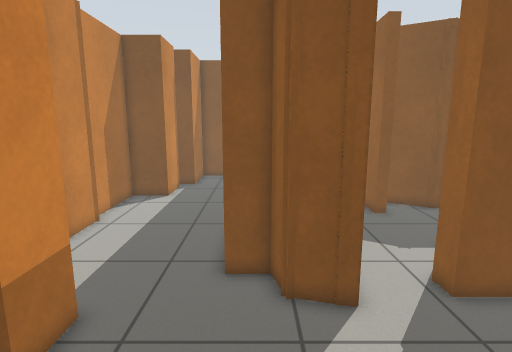
View 1 (above)

20 first-person views from a walk through a Gazebo world. The camera is 1.2 m above the floor, tilts 10° down and sees 80° across. Floor lines are 1 m apart. The floor is counted in squares, 0.25 m on a side. Each view is taken from the middle of a square. On the plan, view 1 faces up. The plan holds only what a view shows up to about 20 squares ahead; the rest is blank.

View 2
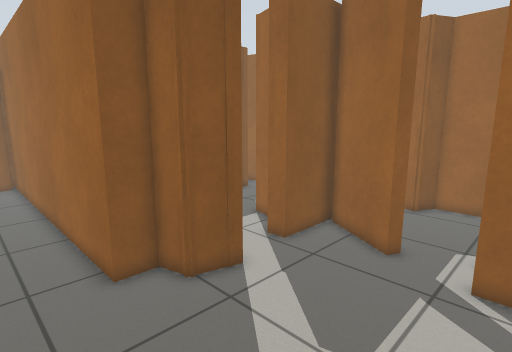

View 3
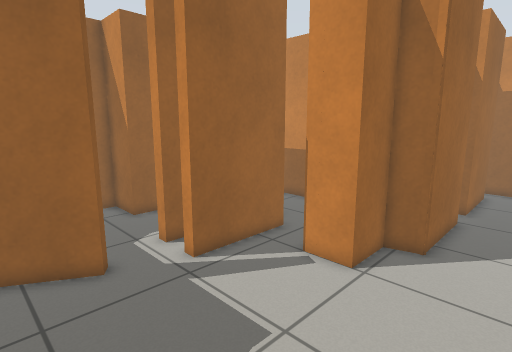

View 4
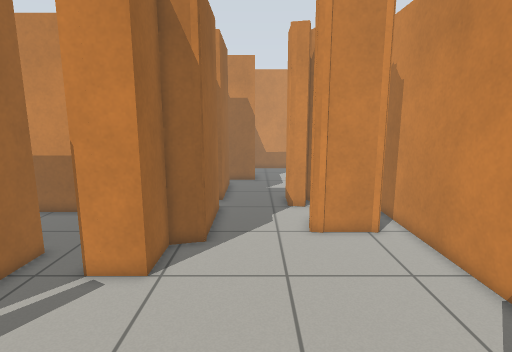

View 5
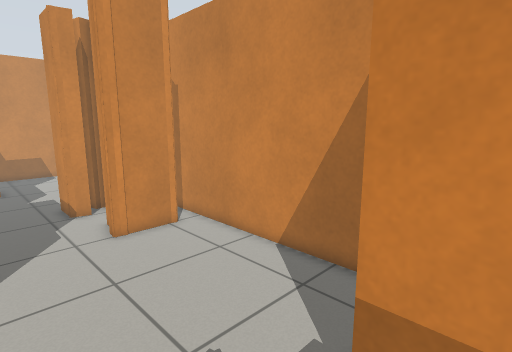

View 6
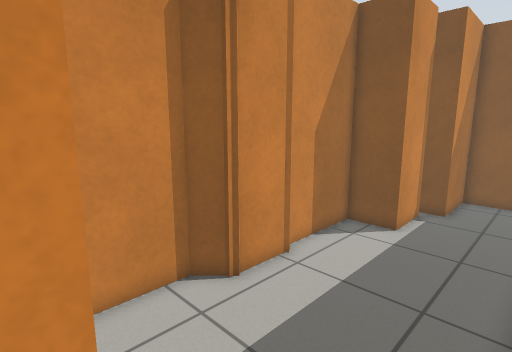

View 7
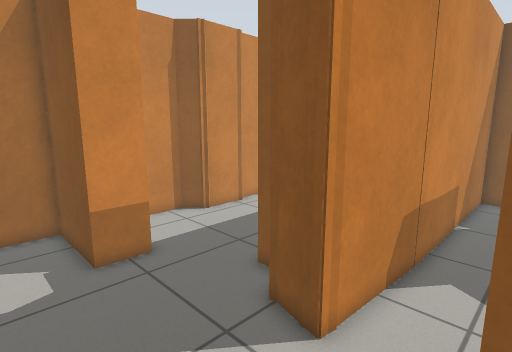

View 8
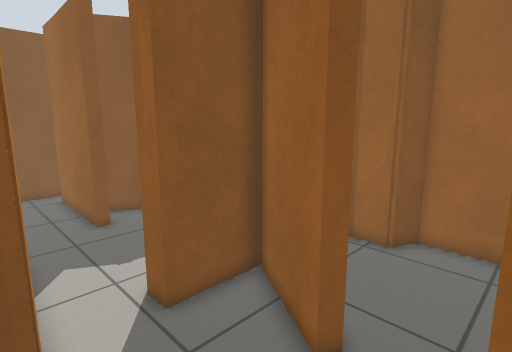

View 9
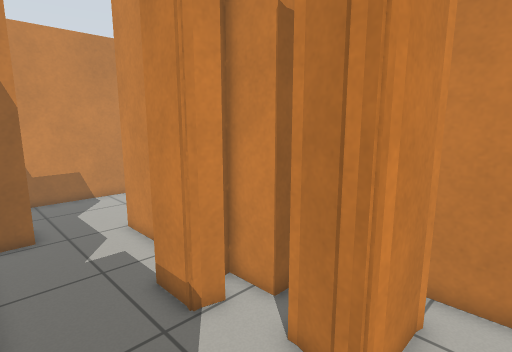

View 10
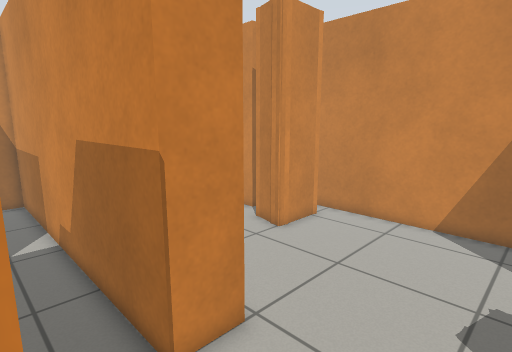

View 11
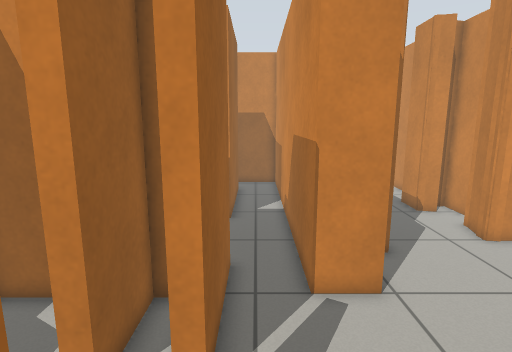

View 12
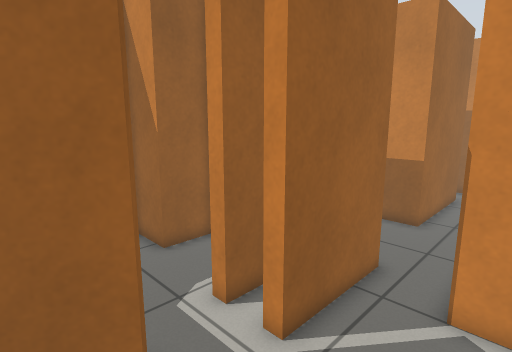

View 13
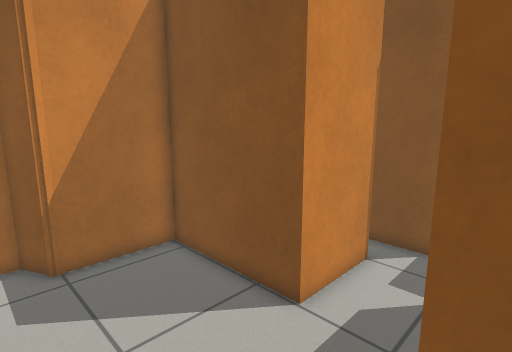

View 14
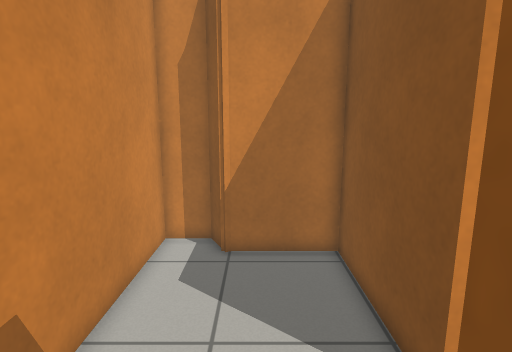

View 15
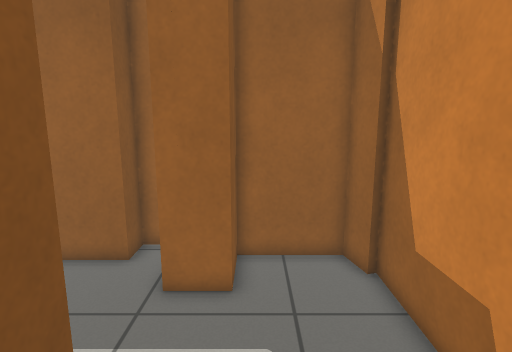

View 16
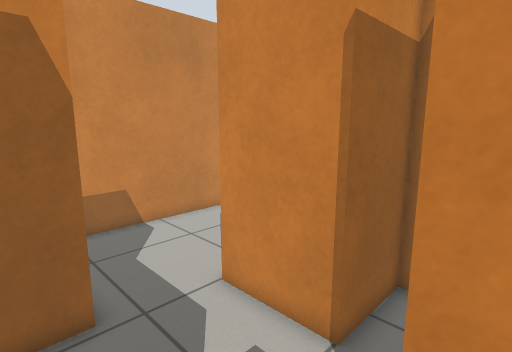

View 17
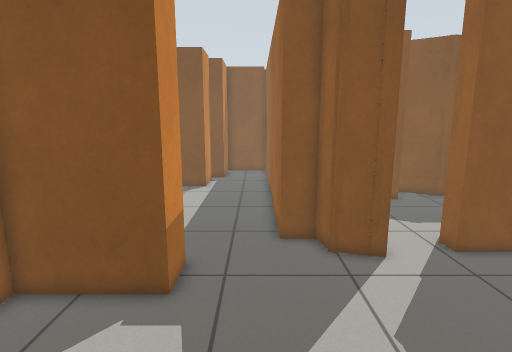

View 18
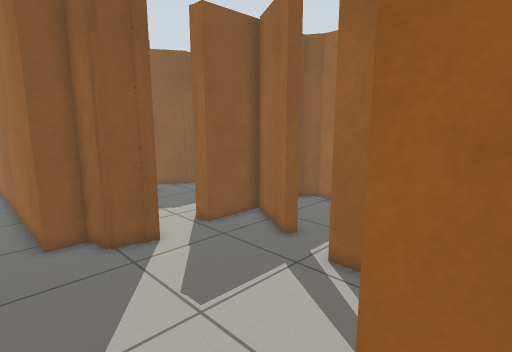

View 19
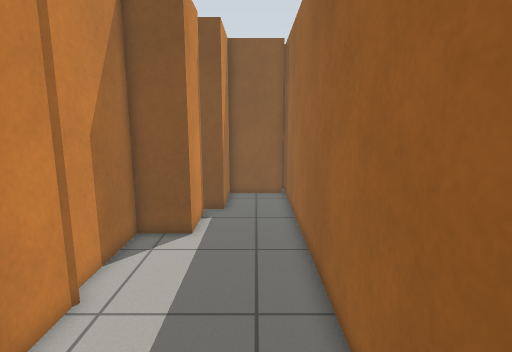

View 20
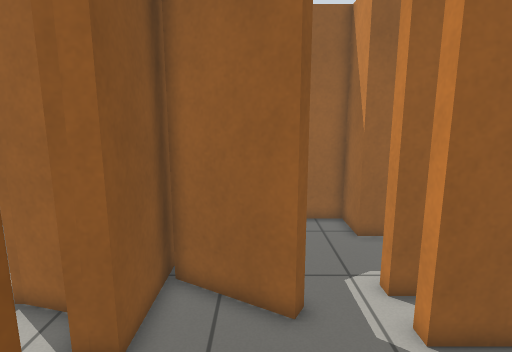

### Floor plan
Points are (right, up) in squares from view 1. A wall is a line through its corners. A room is listed if a view was taken in it or the views show most of it. See-through windows are left out.
Room 1 (views 1, 2, 3, 4, 5, 6, 7, 8, 9, 10, 11, 12, 16, 17, 18, 19, 20)
walls: (5.9, -1.6) (5.9, 1.3) (6.5, 1.3); (2.6, 7.3) (0.8, 7.8) (0.5, 9.1) (-1, 9.1); (-4.4, 7) (-4.4, 4.9) (-8.8, 4.9) (-8.8, -8); (2.8, 7.9) (2.7, 7.4) (2.1, 7.4); (7.4, -1.7) (7.8, -1.7) (7.8, 1.3) (8.5, 1.3); (7.4, 3.7) (6.8, 4) (8.8, 7.5); (-4.4, -5.9) (-4.4, -6.5); (-5, -5.8) (-4.4, -5.9) (-4.8, -7.6); (-7.5, -5.8) (-4.4, -5.8); (0.1, -9.8) (0.1, -4.8) (1.4, -4.4) (1.4, -2) (3.4, -2); (7.1, 9.8) (7.4, 11.2); (-5.9, -9.1) (-5.9, -11.1); (9.7, 7.8) (5.5, 7.8) (5.5, 8.4); (-4.8, -10) (-3.9, -10.2) (-3.9, -12.1) (-6.2, -12.1); (7, 15.7) (6.3, 15.7) (6.3, 22.1); (-8.8, -13.9) (-5.4, -13.9) (-5.4, -17.9); (0.1, -16.5) (0.1, -11.5) (0.5, -11.5); (3.4, 20) (2.7, 7.3); (-1.9, -18.3) (0.4, -18.3); (6.9, 23.9) (3, 23.9) (3, 18.5)
ways out: opening at (-3.5, -18) to room 2; opening at (-2.5, 8.5) to room 3; opening at (4.5, -1); opening at (7, 13.5); opening at (8, 2.5)
Room 2 (views 13, 14, 15)
walls: (-5.4, -17.9) (-11.8, -17.9) (-11.8, -22.2) (-13.1, -22.9) (-13.1, -24.8) (-0.9, -24.9); (-0.9, -24.6) (0.5, -24.2) (0.5, -20.3) (-1.9, -20.3) (-1.9, -18.3)
ways out: opening at (-3.5, -18) to room 1
Room 3 (no view inside)
walls: (-7.8, 14.7) (-7.8, 11.9) (-8.8, 10.9) (-8.8, 8); (-5.9, 22.7) (-5.9, 19.7) (-8.2, 19.7) (-8.2, 15); (-1, 9.1) (-1, 27.4) (-4.8, 27.4) (-4.8, 23.5) (-6.1, 23.5)
ways out: opening at (-2.5, 8.5) to room 1

Positions as (right, up) in squares from view 1, and headings:
1: (0, 0), facing up
2: (-4, 0), facing up-right
3: (-3, 7), facing down-right
4: (-2, 7), facing down
5: (0, 7), facing down-left
6: (-1, 6), facing up-left
7: (6, 2), facing up-left
8: (2, 1), facing up-right
9: (0, -4), facing down-left
10: (6, 3), facing down-left
11: (5, 6), facing down
12: (2, 6), facing down-right
13: (-1, -24), facing up-left
14: (-1, -21), facing left
15: (-10, -21), facing right
16: (0, -11), facing down-left
17: (-2, -3), facing up
18: (-3, -4), facing up-right
19: (-3, 7), facing up
20: (0, 5), facing right
